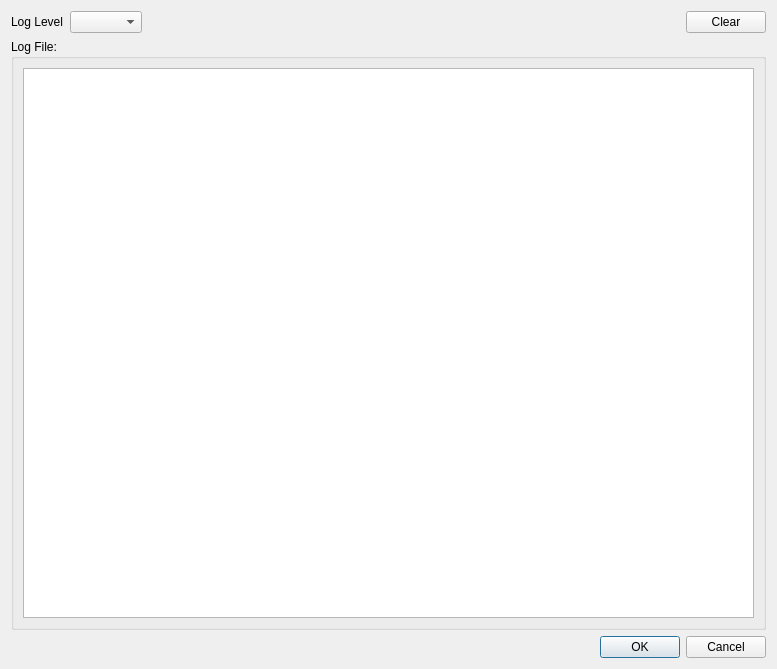
<?xml version="1.0" encoding="UTF-8"?>
<ui version="4.0">
 <class>Dialog</class>
 <widget class="QDialog" name="Dialog">
  <property name="geometry">
   <rect>
    <x>0</x>
    <y>0</y>
    <width>777</width>
    <height>669</height>
   </rect>
  </property>
  <property name="windowTitle">
   <string>Dialog</string>
  </property>
  <layout class="QVBoxLayout" name="verticalLayout">
   <item>
    <layout class="QHBoxLayout" name="horizontalLayout">
     <item>
      <widget class="QLabel" name="label_log_level">
       <property name="text">
        <string>Log Level</string>
       </property>
      </widget>
     </item>
     <item>
      <widget class="QComboBox" name="comboBox_log_level"/>
     </item>
     <item>
      <spacer name="horizontalSpacer">
       <property name="orientation">
        <enum>Qt::Horizontal</enum>
       </property>
       <property name="sizeHint" stdset="0">
        <size>
         <width>40</width>
         <height>20</height>
        </size>
       </property>
      </spacer>
     </item>
     <item>
      <widget class="QPushButton" name="pushButton_log_clear">
       <property name="text">
        <string>Clear</string>
       </property>
      </widget>
     </item>
    </layout>
   </item>
   <item>
    <widget class="QGroupBox" name="groupBox_log">
     <property name="title">
      <string>Log File: </string>
     </property>
     <layout class="QHBoxLayout" name="horizontalLayout_2">
      <item>
       <widget class="QTextEdit" name="textEdit"/>
      </item>
     </layout>
    </widget>
   </item>
   <item>
    <widget class="QDialogButtonBox" name="buttonBox">
     <property name="orientation">
      <enum>Qt::Horizontal</enum>
     </property>
     <property name="standardButtons">
      <set>QDialogButtonBox::Cancel|QDialogButtonBox::Ok</set>
     </property>
    </widget>
   </item>
  </layout>
 </widget>
 <resources/>
 <connections>
  <connection>
   <sender>buttonBox</sender>
   <signal>accepted()</signal>
   <receiver>Dialog</receiver>
   <slot>accept()</slot>
   <hints>
    <hint type="sourcelabel">
     <x>248</x>
     <y>254</y>
    </hint>
    <hint type="destinationlabel">
     <x>157</x>
     <y>274</y>
    </hint>
   </hints>
  </connection>
  <connection>
   <sender>buttonBox</sender>
   <signal>rejected()</signal>
   <receiver>Dialog</receiver>
   <slot>reject()</slot>
   <hints>
    <hint type="sourcelabel">
     <x>316</x>
     <y>260</y>
    </hint>
    <hint type="destinationlabel">
     <x>286</x>
     <y>274</y>
    </hint>
   </hints>
  </connection>
 </connections>
</ui>
